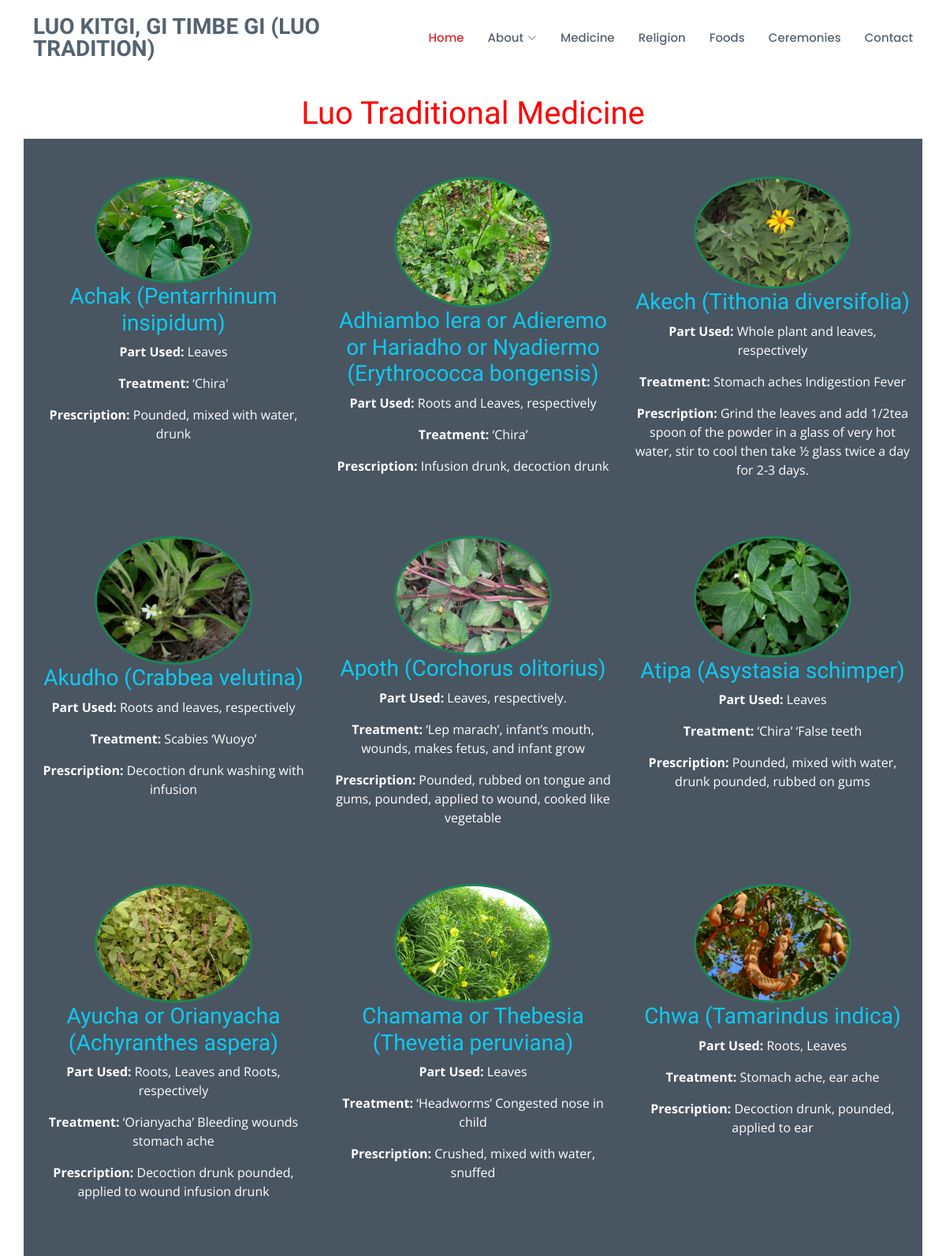
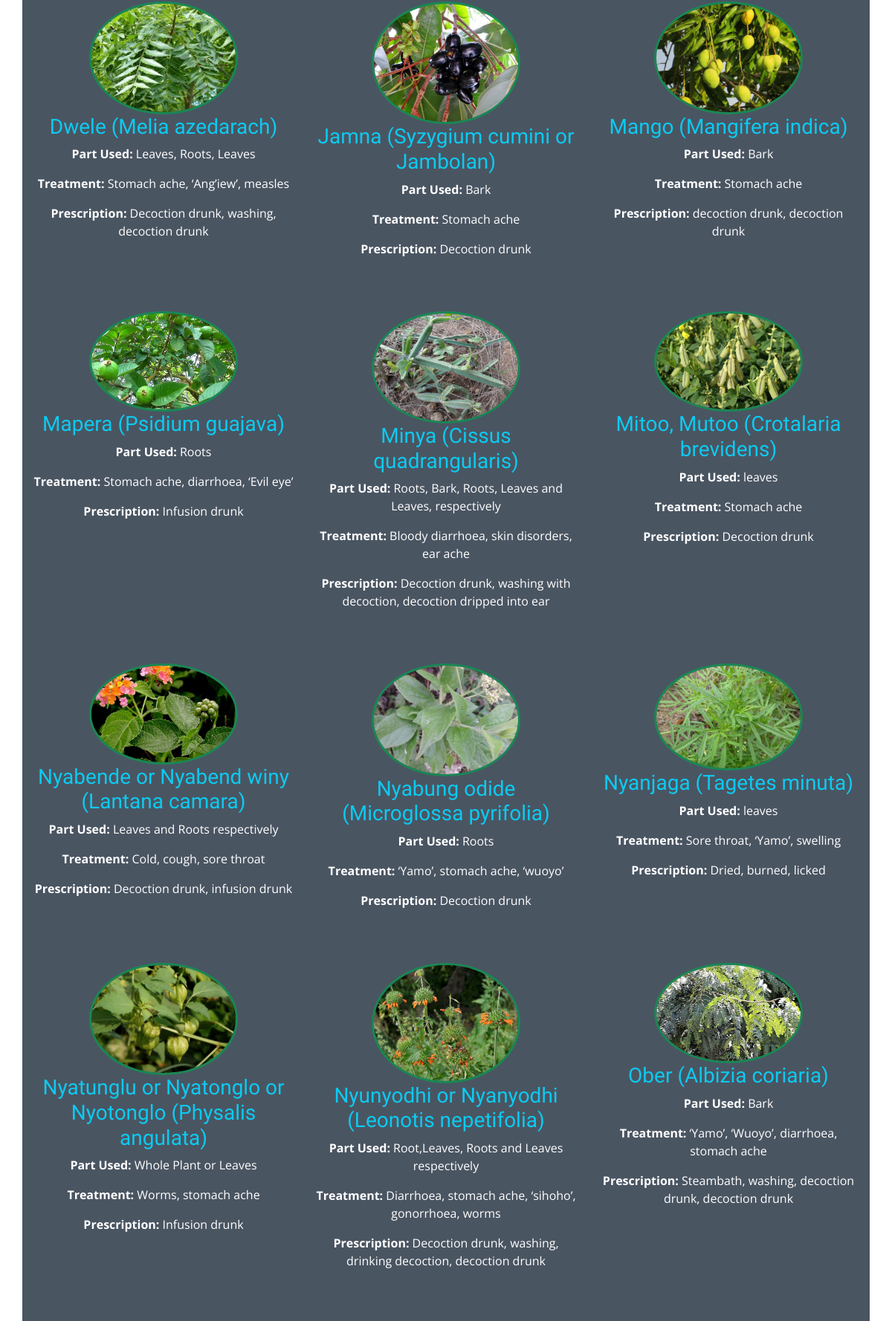
/medicine/ (upper part), run on the app's committed database (2 pictures, top to bottom).
### luomedicine_app/models.py (models this page shows, shortened)
class MedicinalPlant(models.Model):
    def validate_image_file_extension(value):
        allowed_extensions = [".jpg", ".jpeg", ".png", ".gif", ".PNG", ".JPG", ".webp"]
        ext = os.path.splitext(value.name)[1]
        if not ext.lower() in allowed_extensions:
            raise ValidationError(
                "Unsupported file extension.  Allowed extensions are: .jpg, .jpeg, .png, .gif, .webp"
            )
    """
    A model representing a medicinal plant.
    """
    title = models.CharField(max_length=100)
    part = models.TextField(default="leaves")
    treatment = models.TextField()
    prescription = models.TextField()
    image = models.ImageField(
        upload_to="luomedicine_app/static/medicinal_plant_images/",
        validators=[validate_image_file_extension],
    )

### luomedicine_app/views.py (the view)
# urls.py: path("medicine/", views.medicine, name="medicine"),
def medicine(request):
    try:
        paginator = Paginator(MedicinalPlant.objects.all().order_by("title"), 100)
        page_number = request.GET.get("page")
        page_obj = paginator.get_page(page_number)
        medicinal_plants = page_obj.object_list  # Limiting the number of records to 100
    except Exception as e:
        return render(request, "luomedicine/error.html", {"error_message": str(e)})
    return render(
        request, "luomedicine/medicine.html", {"medicinal_plants": medicinal_plants}
    )

### luomedicine_app/templates/luomedicine/medicine.html
{% extends "luomedicine/layout.html" %}
{% block body %}
{% load static %}
<div style="margin-top: 120px; color: red; font-size: 44px; font-weight: bold; text-align: center; font-family: 'Times New Roman', Times, serif;">
  <h1>Luo Traditional Medicine</h1>
</div>
<div class="container mt-10">
  <div class="row p-10" style="background-color: #4a5562;">
    {% for medicinal_plant in medicinal_plants %}
    <div class="col-md-4 mb-2 mt-5">
      <div class="d-flex justify-content-center">
        <div class="rounded-circle border border-success border-3 p-0" style="max-width: 200px;">
          <a href="{% url 'plant' medicinal_plant.id %}" target="_blank" class="link-opacity-50-hover"><img src="{{ medicinal_plant.image.url }}" alt="{{ medicinal_plant.title }}" class="img-fluid rounded-circle" style="width: 100%; height: auto;"></a>
         </div>
      </div>
       <h3 class="text-white text-center"><a href="{% url 'plant' medicinal_plant.id %}" target="_blank" class="text-info font-weight-bold link-info link-offset-2 link-underline-opacity-25 link-underline-opacity-100-hover">{{ medicinal_plant.title }}</a></h3>
      <p class="text-white text-center"><b>Part Used:</b> {{ medicinal_plant.part }}</p>
      <p class="text-white text-center"><b>Treatment:</b> {{ medicinal_plant.treatment }}</p>
      <p class="text-white text-center"><b>Prescription:</b> {{ medicinal_plant.prescription }}</p>
    </div>
    {% endfor %}
  </div>
</div>
{% endblock %}

### luomedicine_app/static/assets/css/style.css (style rules this page uses)
body { font-family: "Open Sans", sans-serif; color: #444444; }
a { text-decoration: none; color: #d9232d; }
h1, h2, h3, h4, h5, h6 { font-family: "Raleway", sans-serif; }

### data on the page
MedicinalPlant: image (picture), title "Achak (Pentarrhinum insipidum)", part "Leaves", treatment "‘Chira'", prescription "Pounded, mixed with water, drunk"
MedicinalPlant: image (picture), title "Adhiambo lera or Adieremo or Hariadho or Nyadiermo (Erythrococca bongensis)", part "Roots and Leaves, respectively", treatment "‘Chira’", prescription "Infusion drunk, decoction drunk"
MedicinalPlant: image (picture), title "Akech (Tithonia diversifolia)", part "Whole plant and leaves, respectively", treatment "Stomach aches Indigestion Fever", prescription "Grind the leaves and add 1/2tea spoon of the powder in a glass of very hot water, stir to cool then take ½ glass twice a day for 2-3 days."
MedicinalPlant: image (picture), title "Akudho (Crabbea velutina)", part "Roots and leaves, respectively", treatment "Scabies ‘Wuoyo’", prescription "Decoction drunk washing with infusion"
MedicinalPlant: image (picture), title "Apoth (Corchorus olitorius)", part "Leaves, respectively.", treatment "‘Lep marach’, infant’s mouth, wounds, makes fetus, and infant grow", prescription "Pounded, rubbed on tongue and gums, pounded, applied to wound, cooked like vegetable"
MedicinalPlant: image (picture), title "Atipa (Asystasia schimper)", part "Leaves", treatment "‘Chira’ ‘False teeth", prescription "Pounded, mixed with water, drunk pounded, rubbed on gums"
MedicinalPlant: image (picture), title "Ayucha or Orianyacha (Achyranthes aspera)", part "Roots, Leaves and Roots, respectively", treatment "‘Orianyacha’ Bleeding wounds stomach ache", prescription "Decoction drunk pounded, applied to wound infusion drunk"
MedicinalPlant: image (picture), title "Chamama or Thebesia (Thevetia peruviana)", part "Leaves", treatment "‘Headworms’ Congested nose in child", prescription "Crushed, mixed with water, snuffed"
MedicinalPlant: image (picture), title "Chwa (Tamarindus indica)", part "Roots, Leaves", treatment "Stomach ache, ear ache", prescription "Decoction drunk, pounded, applied to ear"
MedicinalPlant: image (picture), title "Dwele (Melia azedarach)", part "Leaves, Roots, Leaves", treatment "Stomach ache, ‘Ang’iew’, measles", prescription "Decoction drunk, washing, decoction drunk"
MedicinalPlant: image (picture), title "Jamna (Syzygium cumini or Jambolan)", part "Bark", treatment "Stomach ache", prescription "Decoction drunk"
MedicinalPlant: image (picture), title "Mango (Mangifera indica)", part "Bark", treatment "Stomach ache", prescription "decoction drunk, decoction drunk"
MedicinalPlant: image (picture), title "Mapera (Psidium guajava)", part "Roots", treatment "Stomach ache, diarrhoea, ‘Evil eye’", prescription "Infusion drunk"
MedicinalPlant: image (picture), title "Minya (Cissus quadrangularis)", part "Roots, Bark, Roots, Leaves and Leaves, respectively", treatment "Bloody diarrhoea, skin disorders, ear ache", prescription "Decoction drunk, washing with decoction, decoction dripped into ear"
MedicinalPlant: image (picture), title "Mitoo, Mutoo (Crotalaria brevidens)", part "leaves", treatment "Stomach ache", prescription "Decoction drunk"
MedicinalPlant: image (picture), title "Nyabende or Nyabend winy (Lantana camara)", part "Leaves and Roots respectively", treatment "Cold, cough, sore throat", prescription "Decoction drunk, infusion drunk"
MedicinalPlant: image (picture), title "Nyabung odide (Microglossa pyrifolia)", part "Roots", treatment "‘Yamo’, stomach ache, ‘wuoyo’", prescription "Decoction drunk"
MedicinalPlant: image (picture), title "Nyanjaga (Tagetes minuta)", part "leaves", treatment "Sore throat, ‘Yamo’, swelling", prescription "Dried, burned, licked"
MedicinalPlant: image (picture), title "Nyatunglu or Nyatonglo or Nyotonglo (Physalis angulata)", part "Whole Plant or Leaves", treatment "Worms, stomach ache", prescription "Infusion drunk"
MedicinalPlant: image (picture), title "Nyunyodhi or Nyanyodhi (Leonotis nepetifolia)", part "Root,Leaves, Roots and Leaves respectively", treatment "Diarrhoea, stomach ache, ‘sihoho’, gonorrhoea, worms", prescription "Decoction drunk, washing, drinking decoction, decoction drunk"
MedicinalPlant: image (picture), title "Ober (Albizia coriaria)", part "Bark", treatment "‘Yamo’, ‘Wuoyo’, diarrhoea, stomach ache", prescription "Steambath, washing, decoction drunk, decoction drunk"
